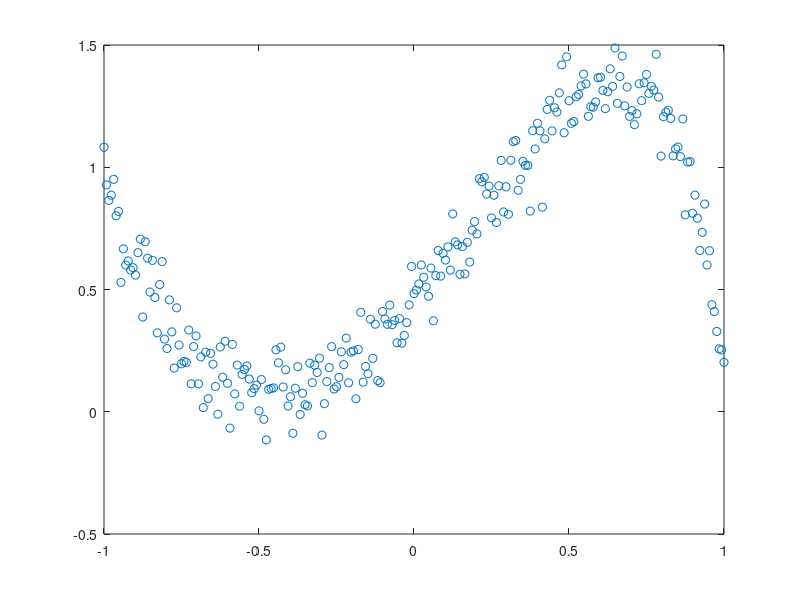

The MATLAB source for this figure: (Note: this script raises an error after producing the figure.)
%% SA1_polyfit.m 

%% plot polynomial regression (1st, 2nd, 3rd, 4th, and 5th)

load('dat.mat');
x = transpose(x);
y = transpose(y);
plot(x, y, 'o');

p = polyfit(x,y, 1);
x1 = linspace(1,-1);
fit = polyval(p, x1);
h = animatedline(x1, fit, 'Color', 'r');
title('1');
pause(1);

%2nd through 5th-order polynomial
for i=2:5 
    p = polyfit(x,y, i);
    fit = polyval(p, x1);
    clearpoints(h);
    addpoints(h, x1, fit);
    title(i);
    pause(1);
end

%now do linear algebra to do 5th order polynomial 
A = [x.^5 x.^4 x.^3 x.^2 x ones(length(x), 1)];
% solve p for Ap = b. Using my variables, solve t for At = y. 
t = A\y;
% t should be the same as p! :)